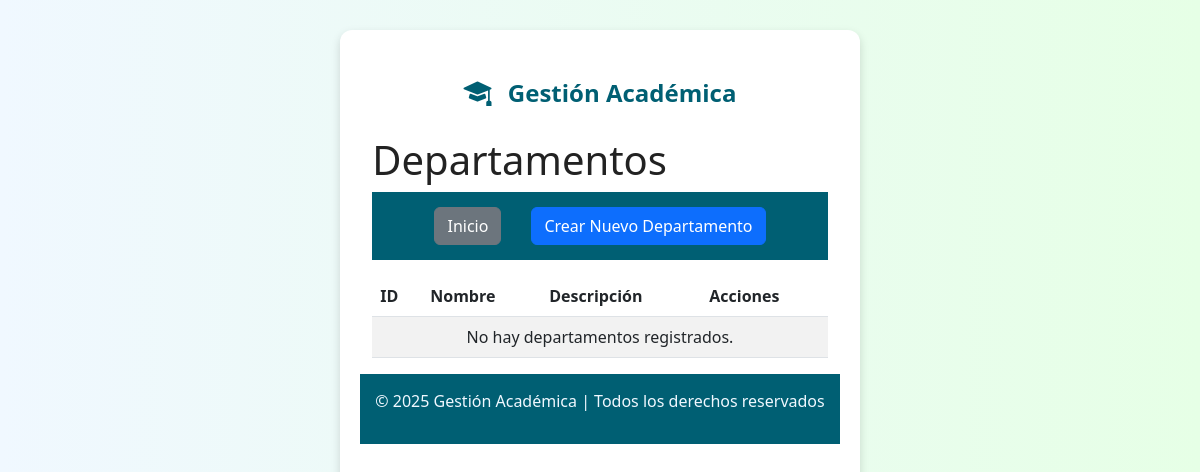
/departamentos/, run on an earlier commit of the app's database.
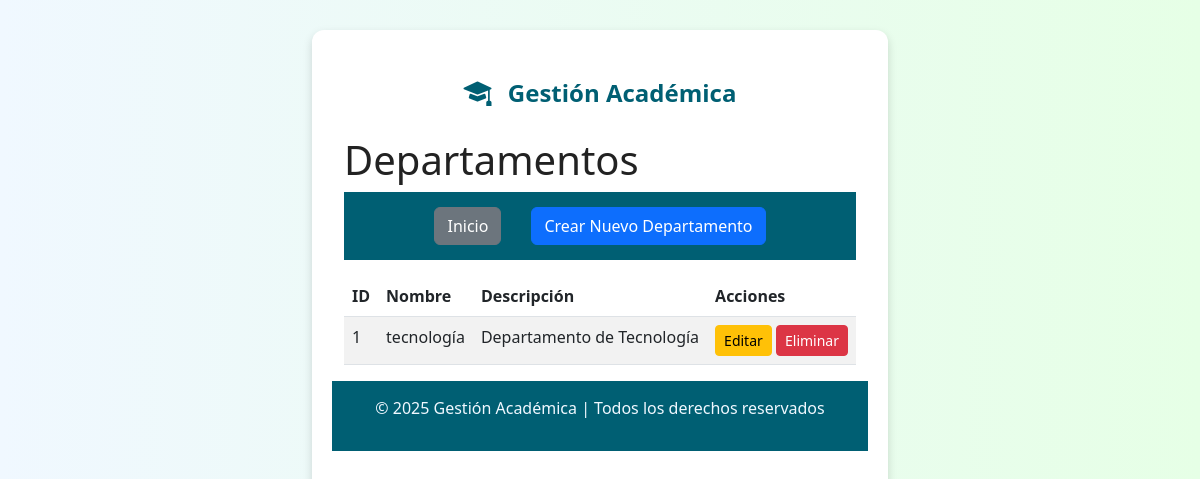
And on a later commit of the database.
### gestion_academica/models.py (models this page shows, shortened)
class Departamento(models.Model):
    nombre = models.CharField(max_length=100)
    descripcion = models.TextField()

### gestion_academica/views.py (the view)
# urls.py: path('departamentos/', views.lista_departamentos, name='lista_departamentos'),
def lista_departamentos(request):
    departamentos = Departamento.objects.all()
    return render(request, 'gestion_academica/lista_departamentos.html', {'departamentos': departamentos})

### gestion_academica/templates/gestion_academica/lista_departamentos.html
{% extends "base.html" %}
{% block content %}
<div class="container mt-4">
  <h1>Departamentos</h1>
  <nav class="mb-3">
    <a href="{% url 'home' %}" class="btn btn-secondary">Inicio</a>
    <a href="{% url 'crear_departamento' %}" class="btn btn-primary">Crear Nuevo Departamento</a>
  </nav>
  <table class="table table-striped">
    <thead>
      <tr>
        <th>ID</th>
        <th>Nombre</th>
        <th>Descripción</th>
        <th>Acciones</th>
      </tr>
    </thead>
    <tbody>
      {% for departamento in departamentos %}
        <tr>
          <td>{{ departamento.id }}</td>
          <td>{{ departamento.nombre }}</td>
          <td>{{ departamento.descripcion }}</td>
          <td>
            <a href="{% url 'editar_departamento' departamento.id %}" class="btn btn-warning btn-sm">Editar</a>
            <a href="{% url 'eliminar_departamento' departamento.id %}" class="btn btn-danger btn-sm">Eliminar</a>
          </td>
        </tr>
      {% empty %}
        <tr>
          <td colspan="4" class="text-center">No hay departamentos registrados.</td>
        </tr>
      {% endfor %}
    </tbody>
  </table>
</div>
{% endblock %}

What changed in the data, as far as the page shows it:
added Departamento: id "1", nombre "tecnología", descripcion "Departamento de Tecnología"
Also different on the page:
text no longer shown: "No hay departamentos registrados."
